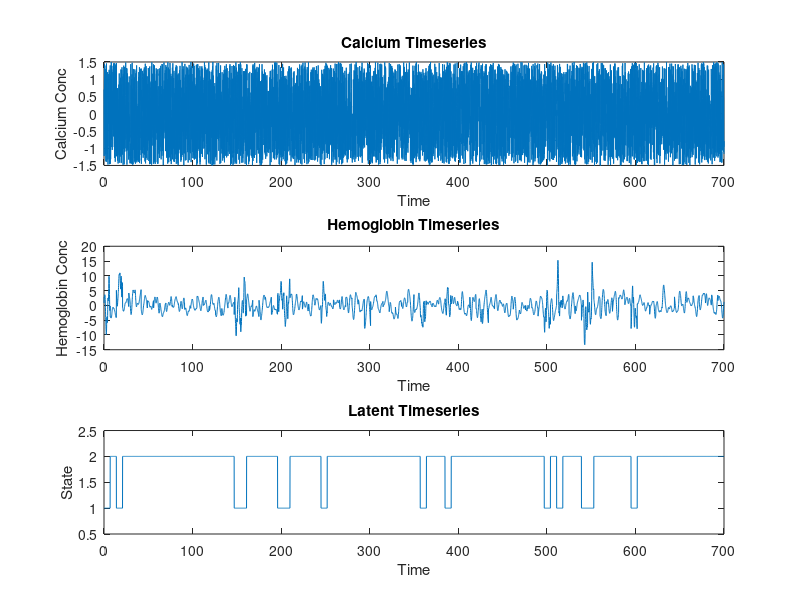

Write MATLAB code to recreate this figure.
% Zachary Loschinskey
% Dr. Anna Devor Rotation
% January 2024
% Generation of a test dataset for Input-Output HMM Training

%--------------------------------------------------------------------------
% Input variable x and output variable y will be used
%
% Two different dual alpha function relationships between x and y will be used
% to generate the test dataset
%
% The final dataset will be a timeseries of the input and output variables
% with defined stretches of each different linear relationship
%
% The goal is to use this dataset to help me write, verify, and fully
% understand input-output HMM expectation-maximization so that I can
% implement the IOHMM for neurovascular states relating Hb to Ca2+ through
% alpha functions
%--------------------------------------------------------------------------


function [Ca, Hb, latent, alpha1, alpha2, transition_probabilities] = gen_alpha_data()
    % transition_probabilities = [0.75, 0.25;  % Probability of staying in same state or transitioning
                            %        0.12, 0.88]; % Probability of transitioning to the other state or staying
    transition_probabilities = [0.25 .75; 0.12 0.88];
    % Define range of x values -> constructed so that there are 70 points
    x = 0.1:0.1:7;
    
    % Define parameters of the two dual alpha functions
    alpha1_t0 = 0;
    alpha1_tau1 = 0.2;
    alpha1_tau2 = 0.6;

    % alpha1_t0 = 0;
    % alpha1_tau1 = 0.5;
    % alpha1_tau2 = 0.6;
    
    alpha1_1 = (((x-alpha1_t0) ./ alpha1_tau1) .^3) .* exp(-(x-alpha1_t0) ./ alpha1_tau1);
    alpha1_2 = -(((x-alpha1_t0) ./ alpha1_tau2) .^3) .* exp(-(x-alpha1_t0) ./ alpha1_tau2);
    dual_alpha1 = alpha1_1 + alpha1_2;
    alpha1 = dual_alpha1;
    
    % Define parameters of the two dual alpha functions
    alpha2_t0 = 0;
    alpha2_tau1 = 0.6;
    alpha2_tau2 = 0.8;
    % 
    % alpha2_t0 = 0;
    % alpha2_tau1 = 0.4;
    % alpha2_tau2 = 0.55;
    
    alpha2_1 = (((x-alpha2_t0) ./ alpha2_tau1) .^3) .* exp(-(x-alpha2_t0) ./ alpha2_tau1);
    alpha2_2 = -(((x-alpha2_t0) ./ alpha2_tau2) .^3) .* exp(-(x-alpha2_t0) ./ alpha2_tau2);
    dual_alpha2 = alpha2_1 + alpha2_2;
    alpha2 = dual_alpha2;
    
    % --- Plotting to verify synthetic data creation --- %

    % figure()
    % subplot(2, 1, 1)
    % plot(x, alpha1_1, 'r')
    % hold on;
    % plot(x, alpha1_2, 'b')
    % plot(x, dual_alpha1, 'k')
    % title("Construction of Class 1 Dual Alpha Function")
    % legend("Component1", "Component2", "Dual Alpha 1")
    % 
    % subplot(2, 1, 2)
    % plot(x, alpha2_1, 'r')
    % hold on;
    % plot(x, alpha2_2, 'b')
    % plot(x, dual_alpha2, 'k')
    % title("Construction of Class 2 Dual Alpha Function")
    % legend("Component1", "Component2", "Dual Alpha 2")
    
    
    %% Generating the data set
    % Create the dataset for the IOHMM
    num_samples = 100;
    
    Ca = [];
    Hb = [];
    latent = [];
    
    % Generate the dataset
    current_state = 1; % Start in state 1
    for sample = 1:num_samples
        % Record the current state
        latent = [latent; current_state];
        
        % Generate 70 calcium sample random number between -1.5 and 1.5
        calcium_values = zeros(1, 70);
        for chim =1:70
            calcium_values(chim) = -1.5 + 3 * rand();
        end
    
        % Set the standard deviation for the noise
        noise_std = 0.02;
        
        % Generate random noise with the same size as calcium_values
        noise = noise_std * randn(size(calcium_values));
        
        % Add noise to each element of calcium_values
        % % % calcium_values_with_noise = calcium_values + noise;
        calcium_values_with_noise = calcium_values + noise;
        
        % if sample ==1
        %     offset = 0;
        % else
        %     offset = Hb(end);
        % end

        offset = 0;


        % Generate data point based on the current state and the randomly selected position
        if current_state == 1
            % Generate data from y1 with noise
            % Hb_values = conv(calcium_values_with_noise, dual_alpha1, 'full');
            % Hb_values = Hb_values(1:70) + offset;
            Hb_values = ifft(fft(dual_alpha1) .* fft(calcium_values_with_noise));
    
            Ca = [Ca; calcium_values]; % Record input
            Hb = [Hb; Hb_values]; % Record output
        else
            % Generate data from y1 with noise
            % Hb_values = conv(calcium_values_with_noise, dual_alpha2, 'full');
            % Hb_values = Hb_values(1:70) + offset;
            Hb_values = ifft(fft(dual_alpha2) .* fft(calcium_values_with_noise));

            Ca = [Ca; calcium_values]; % Record input
            Hb = [Hb; Hb_values]; % Record output
        end
        
        % Transition to next state based on transition probabilities
        if rand < transition_probabilities(current_state, current_state)
            % Stay in the current state
            continue;
        else
            % Transition to the other state
            current_state = 3 - current_state; % Flip between 1 and 2
        end
    end
    
    
    
    %% Plotting the synthetic dataset
    figure()
    
    t = linspace(0, 7 * num_samples, 7000);
    Hb_t = Hb';
    Ca_t = Ca';
    
    subplot(3, 1, 1)
    plot(t, Ca_t(:))
    xlabel('Time')
    ylabel('Calcium Conc')
    title('Calcium Timeseries')
    
    subplot(3, 1, 2)
    plot(t, Hb_t(:))
    xlabel('Time')
    ylabel('Hemoglobin Conc')
    title('Hemoglobin Timeseries')
    
    subplot(3, 1, 3)
    plot(t, repelem(latent, 70))
    xlabel('Time')
    ylabel('State')
    title('Latent Timeseries')
    ylim([0.5, 2.5])

end
    
    
    
    

